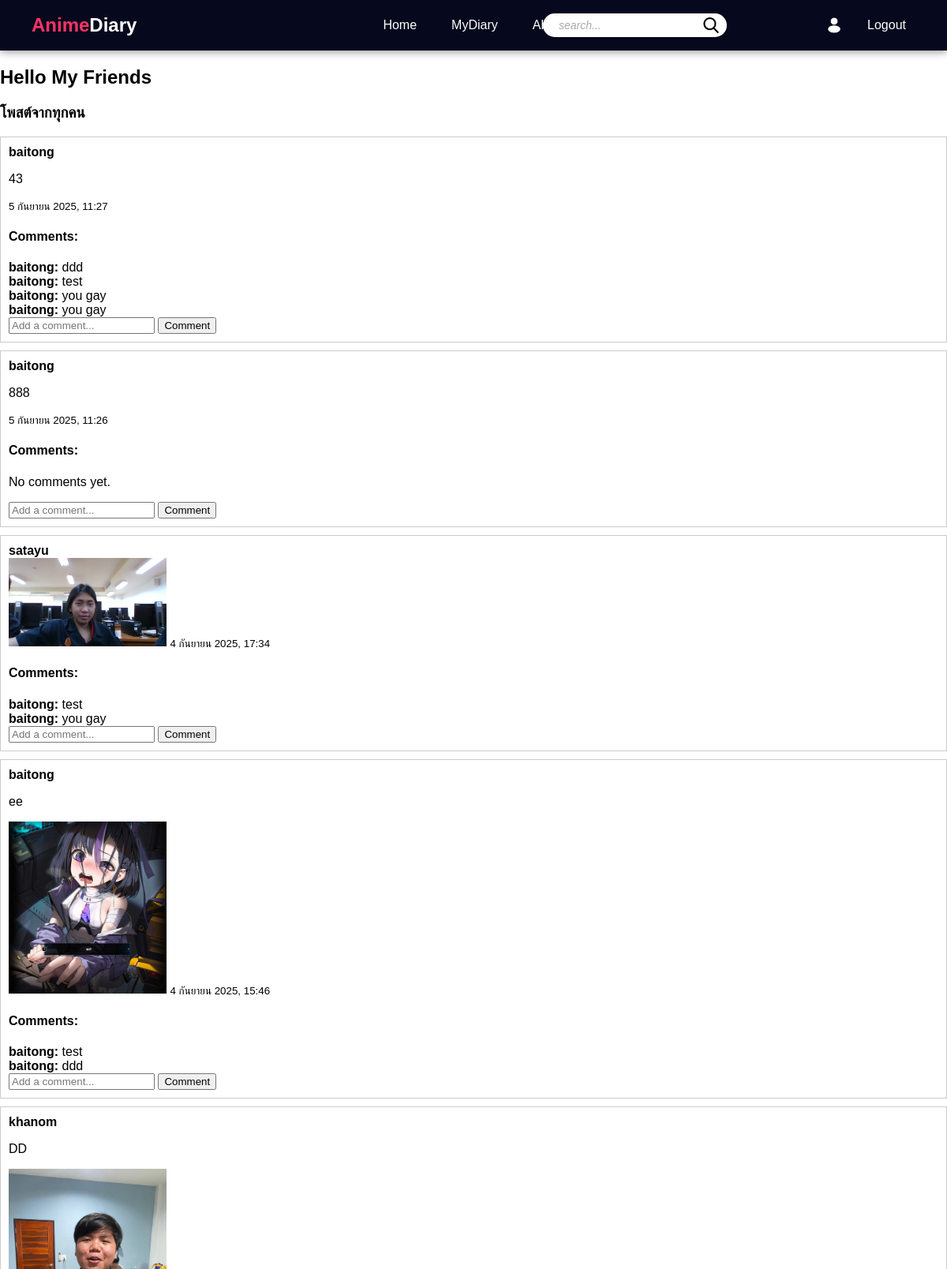
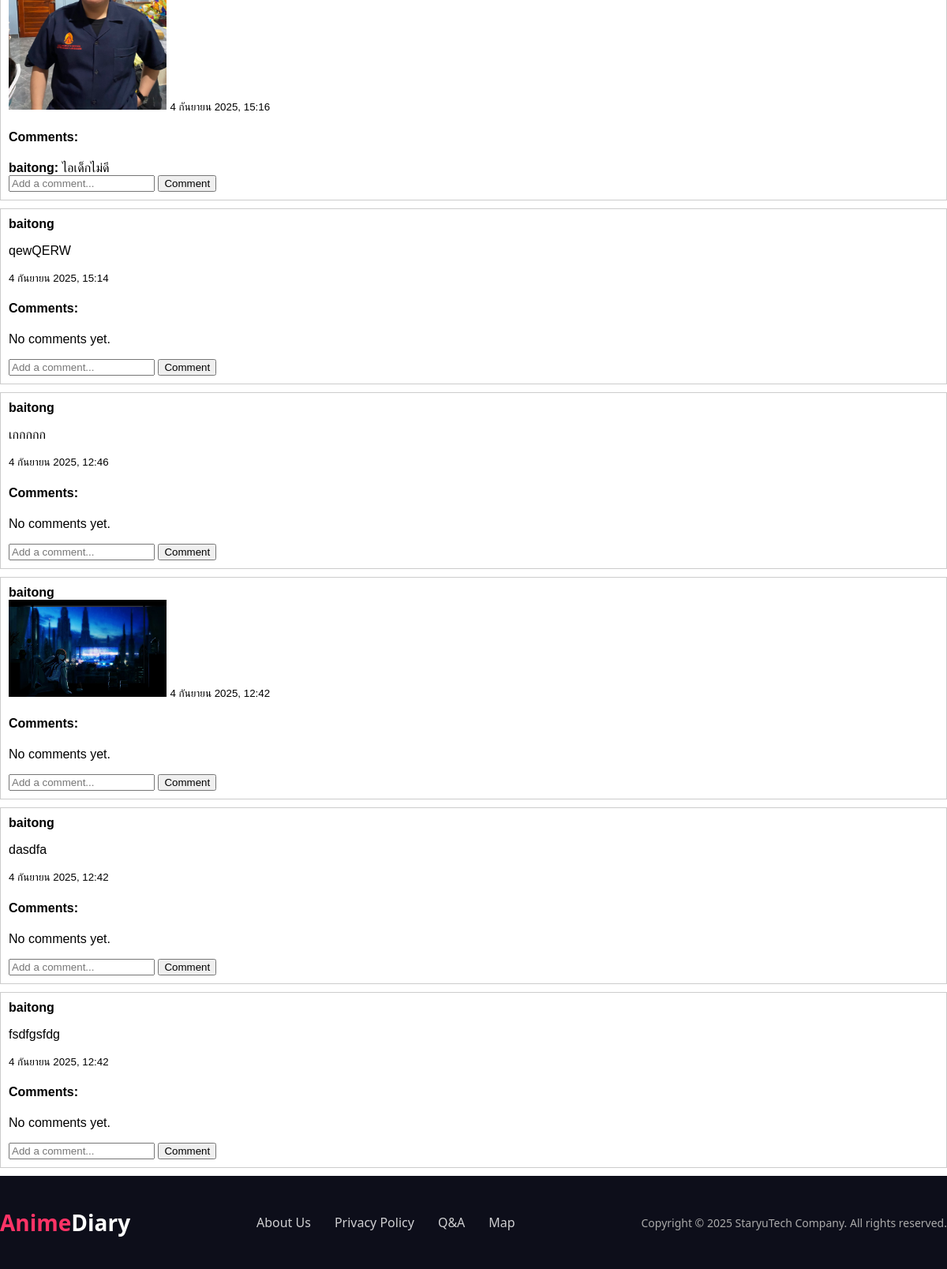
The app's page /subscription/ (signed in) with its own data (2 pictures, top to bottom).
### app_users/models.py (models this page shows, shortened)
class Post(models.Model):
    user = models.ForeignKey(User, on_delete=models.CASCADE, related_name="posts")
    content = models.TextField(blank=True)  # ข้อความ optional
    image = models.ImageField(upload_to="post_images/", blank=True, null=True)  # รูป optional
    created_at = models.DateTimeField(auto_now_add=True)

class Comment(models.Model):
    post = models.ForeignKey('Post', related_name='comments', on_delete=models.CASCADE)
    user = models.ForeignKey(User, on_delete=models.CASCADE)
    content = models.TextField()
    created_at = models.DateTimeField(auto_now_add=True)

### app_general/views.py (the view)
# urls.py: path('subscription/',views.subscription,name='subscription'),
@login_required
def subscription(request):
    all_posts = Post.objects.all().order_by('-created_at')
    context = { 'all_posts': all_posts}
    return render(request,'app_general/subscription.html',context)

### app_general/templates/app_general/subscription.html (shortened to what this page needs)
{%extends 'app_general/components/base.html'%}
{%block content%}
<h2>Hello My Friends</h2>
<h3>โพสต์จากทุกคน</h3>
{% for post in all_posts %}
    <div style="border:1px solid #ccc; margin-bottom:10px; padding:10px;">
        <strong>{{ post.user.username }}</strong><br>
        {% if post.content %}
            <p>{{ post.content }}</p>
        {% endif %}
        {% if post.image %}
            <img src="{{ post.image.url }}" alt="Post Image" style="max-width:200px;">
        {% endif %}
        <small>{{ post.created_at }}</small>
        <div class="comments">
          <h4>Comments:</h4>
          {% for comment in post.comments.all %}
            <div class="comment">
              <strong>{{ comment.user.username }}:</strong> {{ comment.content }}
            </div>
          {% empty %}
            <p>No comments yet.</p>
          {% endfor %}
          <form method="post" action="{% url 'add_comment' post.id %}">
            <input type="text" name="content" placeholder="Add a comment..." required>
            <button type="submit">Comment</button>
          </form>
        </div>
    </div>
{% empty %}
    <p>ยังไม่มีโพสต์</p>
{% endfor %}
{%endblock%}

### app_general/static/app_general/home.css (style rules this page uses)
body { margin: 0; font-family: Arial, sans-serif; background: #fff; }

### records on screen
Post: user.username "baitong", content "43", created_at "5 กันยายน 2025, 11:27"
Comment: user.username "baitong", content "ddd"
Comment: user.username "baitong", content "test"
Comment: user.username "baitong", content "you gay"
Comment: user.username "baitong", content "you gay"
Post: user.username "baitong", content "888", created_at "5 กันยายน 2025, 11:26"
Post: user.username "satayu", image (picture), created_at "4 กันยายน 2025, 17:34"
Comment: user.username "baitong", content "test"
Comment: user.username "baitong", content "you gay"
Post: user.username "baitong", content "ee", image (picture), created_at "4 กันยายน 2025, 15:46"
Comment: user.username "baitong", content "test"
Comment: user.username "baitong", content "ddd"
Post: user.username "khanom", content "DD", image (picture), created_at "4 กันยายน 2025, 15:16"
Comment: user.username "baitong", content "ไอเด็กไม่ดี"
Post: user.username "baitong", content "qewQERW", created_at "4 กันยายน 2025, 15:14"
Post: user.username "baitong", content "เกกกกก", created_at "4 กันยายน 2025, 12:46"
Post: user.username "baitong", image (picture), created_at "4 กันยายน 2025, 12:42"
Post: user.username "baitong", content "dasdfa", created_at "4 กันยายน 2025, 12:42"
Post: user.username "baitong", content "fsdfgsfdg", created_at "4 กันยายน 2025, 12:42"
